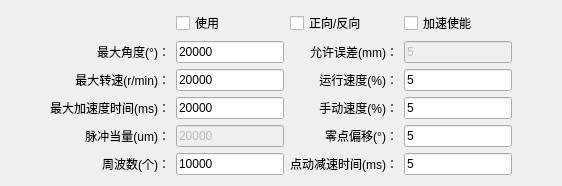
         <widget class="QWidget" name="tab_3">
          <attribute name="title">
           <string>U轴</string>
          </attribute>
          <layout class="QGridLayout" name="gridLayout_9" rowstretch="0,1,1,1,1,1">
           <property name="leftMargin">
            <number>50</number>
           </property>
           <property name="rightMargin">
            <number>50</number>
           </property>
           <item row="1" column="0">
            <widget class="QLabel" name="label_42">
             <property name="text">
              <string>最大角度(°)：</string>
             </property>
             <property name="alignment">
              <set>Qt::AlignRight|Qt::AlignTrailing|Qt::AlignVCenter</set>
             </property>
            </widget>
           </item>
           <item row="1" column="1">
            <widget class="TLineEdit" name="leAbsLZ1">
             <property name="sizePolicy">
              <sizepolicy hsizetype="Expanding" vsizetype="Fixed">
               <horstretch>0</horstretch>
               <verstretch>0</verstretch>
              </sizepolicy>
             </property>
             <property name="text">
              <string>20000</string>
             </property>
            </widget>
           </item>
           <item row="1" column="2">
            <widget class="QLabel" name="label_91">
             <property name="text">
              <string>允许误差(mm)：</string>
             </property>
             <property name="alignment">
              <set>Qt::AlignRight|Qt::AlignTrailing|Qt::AlignVCenter</set>
             </property>
            </widget>
           </item>
           <item row="1" column="3">
            <widget class="TLineEdit" name="leErrAZ1">
             <property name="enabled">
              <bool>false</bool>
             </property>
             <property name="sizePolicy">
              <sizepolicy hsizetype="Expanding" vsizetype="Fixed">
               <horstretch>0</horstretch>
               <verstretch>0</verstretch>
              </sizepolicy>
             </property>
             <property name="text">
              <string>5</string>
             </property>
            </widget>
           </item>
           <item row="2" column="0">
            <widget class="QLabel" name="label_86">
             <property name="text">
              <string>最大转速(r/min)：</string>
             </property>
             <property name="alignment">
              <set>Qt::AlignRight|Qt::AlignTrailing|Qt::AlignVCenter</set>
             </property>
            </widget>
           </item>
           <item row="2" column="1">
            <widget class="TLineEdit" name="leMaxSZ1">
             <property name="sizePolicy">
              <sizepolicy hsizetype="Expanding" vsizetype="Fixed">
               <horstretch>0</horstretch>
               <verstretch>0</verstretch>
              </sizepolicy>
             </property>
             <property name="text">
              <string>20000</string>
             </property>
            </widget>
           </item>
           <item row="2" column="2">
            <widget class="QLabel" name="label_90">
             <property name="text">
              <string>运行速度(%)：</string>
             </property>
             <property name="alignment">
              <set>Qt::AlignRight|Qt::AlignTrailing|Qt::AlignVCenter</set>
             </property>
            </widget>
           </item>
           <item row="2" column="3">
            <widget class="TLineEdit" name="leRSpdZ1">
             <property name="sizePolicy">
              <sizepolicy hsizetype="Expanding" vsizetype="Fixed">
               <horstretch>0</horstretch>
               <verstretch>0</verstretch>
              </sizepolicy>
             </property>
             <property name="text">
              <string>5</string>
             </property>
            </widget>
           </item>
           <item row="3" column="0">
            <widget class="QLabel" name="label_84">
             <property name="text">
              <string>最大加速度时间(ms)：</string>
             </property>
             <property name="alignment">
              <set>Qt::AlignRight|Qt::AlignTrailing|Qt::AlignVCenter</set>
             </property>
            </widget>
           </item>
           <item row="3" column="1">
            <widget class="TLineEdit" name="leMaxAZ1">
             <property name="sizePolicy">
              <sizepolicy hsizetype="Expanding" vsizetype="Fixed">
               <horstretch>0</horstretch>
               <verstretch>0</verstretch>
              </sizepolicy>
             </property>
             <property name="text">
              <string>20000</string>
             </property>
            </widget>
           </item>
           <item row="3" column="2">
            <widget class="QLabel" name="label_87">
             <property name="text">
              <string>手动速度(%)：</string>
             </property>
             <property name="alignment">
              <set>Qt::AlignRight|Qt::AlignTrailing|Qt::AlignVCenter</set>
             </property>
            </widget>
           </item>
           <item row="3" column="3">
            <widget class="TLineEdit" name="leMSpdZ1">
             <property name="sizePolicy">
              <sizepolicy hsizetype="Expanding" vsizetype="Fixed">
               <horstretch>0</horstretch>
               <verstretch>0</verstretch>
              </sizepolicy>
             </property>
             <property name="text">
              <string>5</string>
             </property>
            </widget>
           </item>
           <item row="4" column="0">
            <widget class="QLabel" name="label_89">
             <property name="text">
              <string>脉冲当量(um)：</string>
             </property>
             <property name="alignment">
              <set>Qt::AlignRight|Qt::AlignTrailing|Qt::AlignVCenter</set>
             </property>
            </widget>
           </item>
           <item row="4" column="1">
            <widget class="TLineEdit" name="lePlsZ1">
             <property name="enabled">
              <bool>false</bool>
             </property>
             <property name="sizePolicy">
              <sizepolicy hsizetype="Expanding" vsizetype="Fixed">
               <horstretch>0</horstretch>
               <verstretch>0</verstretch>
              </sizepolicy>
             </property>
             <property name="text">
              <string>20000</string>
             </property>
            </widget>
           </item>
           <item row="4" column="2">
            <widget class="QLabel" name="label_88">
             <property name="text">
              <string>零点偏移(°)：</string>
             </property>
             <property name="alignment">
              <set>Qt::AlignRight|Qt::AlignTrailing|Qt::AlignVCenter</set>
             </property>
            </widget>
           </item>
           <item row="4" column="3">
            <widget class="TLineEdit" name="leZroOftZ1">
             <property name="sizePolicy">
              <sizepolicy hsizetype="Expanding" vsizetype="Fixed">
               <horstretch>0</horstretch>
               <verstretch>0</verstretch>
              </sizepolicy>
             </property>
             <property name="text">
              <string>5</string>
             </property>
            </widget>
           </item>
           <item row="5" column="0">
            <widget class="QLabel" name="label_85">
             <property name="text">
              <string>周波数(个)：</string>
             </property>
             <property name="alignment">
              <set>Qt::AlignRight|Qt::AlignTrailing|Qt::AlignVCenter</set>
             </property>
            </widget>
           </item>
           <item row="5" column="1">
            <widget class="TLineEdit" name="lePrdWZ1">
             <property name="sizePolicy">
              <sizepolicy hsizetype="Expanding" vsizetype="Fixed">
               <horstretch>0</horstretch>
               <verstretch>0</verstretch>
              </sizepolicy>
             </property>
             <property name="text">
              <string>10000</string>
             </property>
            </widget>
           </item>
           <item row="0" column="1" colspan="3">
            <layout class="QHBoxLayout" name="horizontalLayout_5">
             <item>
              <widget class="QCheckBox" name="cbEnableZ1">
               <property name="text">
                <string>使用</string>
               </property>
              </widget>
             </item>
             <item>
              <widget class="QCheckBox" name="cbDirZ1">
               <property name="text">
                <string>正向/反向</string>
               </property>
              </widget>
             </item>
             <item>
              <widget class="QCheckBox" name="cbAccZ1">
               <property name="text">
                <string>加速使能</string>
               </property>
              </widget>
             </item>
            </layout>
           </item>
           <item row="5" column="2">
            <widget class="QLabel" name="label_110">
             <property name="text">
              <string>点动减速时间(ms)：</string>
             </property>
             <property name="alignment">
              <set>Qt::AlignRight|Qt::AlignTrailing|Qt::AlignVCenter</set>
             </property>
            </widget>
           </item>
           <item row="5" column="3">
            <widget class="TLineEdit" name="leJog_D_TZ1">
             <property name="sizePolicy">
              <sizepolicy hsizetype="Expanding" vsizetype="Fixed">
               <horstretch>0</horstretch>
               <verstretch>0</verstretch>
              </sizepolicy>
             </property>
             <property name="text">
              <string>5</string>
             </property>
            </widget>
           </item>
          </layout>
         </widget>
